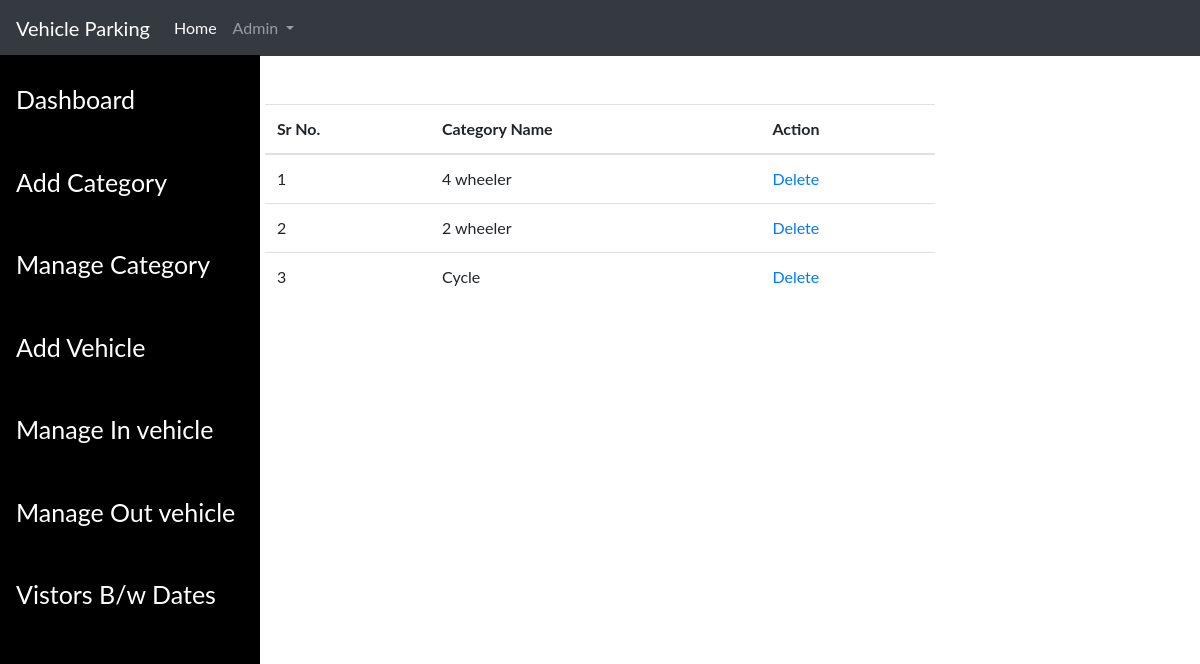
Page /managecategroy (signed in) on the committed database.
### vehical_parking/models.py (models this page shows, shortened)
class category(models.Model):
    categoryname = models.CharField(max_length=50)

### vehical_parking/views.py (the view)
# urls.py: path('managecategroy',views.managecategroy,name='managecategroy'),
def managecategroy(request):
    if request.user.is_authenticated:
        categor = category.objects.all()
        d = {'category': categor}
        return render(request,"managecategroy.html",d)
    else:
        return redirect('index')

### template/managecategroy.html (shortened to what this page needs)
{% include 'header.html' %}
<div class="container col-xl-7 mt-5">
      <table class="table table-hover">
    <thead>
      <tr>
        <th>Sr No.</th>
        <th>Category Name</th>
        <th>Action</th>
      </tr>
    </thead>
    <tbody>
    {% for category in  category %}
      <tr>
        <td>{{forloop.counter}}</td>
        <td>{{category.categoryname}}</td>
        <td><a href="{% url 'deletecategory' category.id %}" title="Delete Category">Delete</a></td>
      </tr>
      {% endfor %}
    </tbody>
  </table>
</div>

### rows in the picture
category: categoryname "4 wheeler"
category: categoryname "2 wheeler"
category: categoryname "Cycle"
